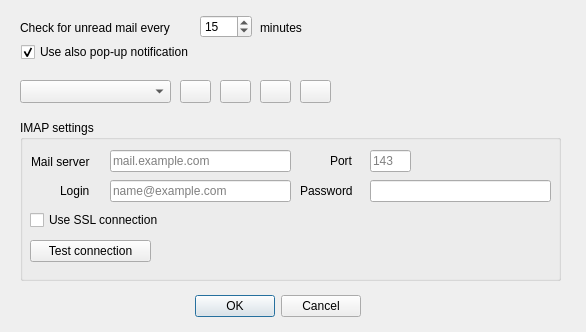
<?xml version="1.0" encoding="UTF-8"?>
<ui version="4.0">
 <class>Settings</class>
 <widget class="QDialog" name="Settings">
  <property name="geometry">
   <rect>
    <x>0</x>
    <y>0</y>
    <width>586</width>
    <height>332</height>
   </rect>
  </property>
  <property name="sizePolicy">
   <sizepolicy hsizetype="Fixed" vsizetype="Fixed">
    <horstretch>0</horstretch>
    <verstretch>0</verstretch>
   </sizepolicy>
  </property>
  <property name="windowTitle">
   <string>Mail Notifier - Settings</string>
  </property>
  <property name="windowIcon">
   <iconset resource="resources.qrc">
    <normaloff>:/icons/mailbox_empty.png</normaloff>:/icons/mailbox_empty.png</iconset>
  </property>
  <widget class="QDialogButtonBox" name="buttonBox">
   <property name="geometry">
    <rect>
     <x>20</x>
     <y>290</y>
     <width>341</width>
     <height>32</height>
    </rect>
   </property>
   <property name="orientation">
    <enum>Qt::Horizontal</enum>
   </property>
   <property name="standardButtons">
    <set>QDialogButtonBox::Cancel|QDialogButtonBox::Ok</set>
   </property>
  </widget>
  <widget class="QCheckBox" name="boolifNotify">
   <property name="geometry">
    <rect>
     <x>21</x>
     <y>42</y>
     <width>231</width>
     <height>20</height>
    </rect>
   </property>
   <property name="text">
    <string>Use also pop-up notification</string>
   </property>
   <property name="checked">
    <bool>true</bool>
   </property>
  </widget>
  <widget class="QGroupBox" name="groupBox">
   <property name="geometry">
    <rect>
     <x>20</x>
     <y>120</y>
     <width>541</width>
     <height>161</height>
    </rect>
   </property>
   <property name="sizePolicy">
    <sizepolicy hsizetype="Fixed" vsizetype="Preferred">
     <horstretch>0</horstretch>
     <verstretch>0</verstretch>
    </sizepolicy>
   </property>
   <property name="title">
    <string>IMAP settings</string>
   </property>
   <widget class="QLineEdit" name="txtboxMailServer">
    <property name="geometry">
     <rect>
      <x>90</x>
      <y>30</y>
      <width>181</width>
      <height>22</height>
     </rect>
    </property>
    <property name="sizePolicy">
     <sizepolicy hsizetype="Expanding" vsizetype="Fixed">
      <horstretch>0</horstretch>
      <verstretch>0</verstretch>
     </sizepolicy>
    </property>
    <property name="text">
     <string/>
    </property>
    <property name="placeholderText">
     <string>mail.example.com</string>
    </property>
   </widget>
   <widget class="QLabel" name="label_4">
    <property name="geometry">
     <rect>
      <x>310</x>
      <y>30</y>
      <width>31</width>
      <height>21</height>
     </rect>
    </property>
    <property name="text">
     <string>Port</string>
    </property>
   </widget>
   <widget class="QLabel" name="label_5">
    <property name="geometry">
     <rect>
      <x>40</x>
      <y>60</y>
      <width>41</width>
      <height>21</height>
     </rect>
    </property>
    <property name="text">
     <string>Login</string>
    </property>
   </widget>
   <widget class="QLabel" name="label_6">
    <property name="geometry">
     <rect>
      <x>280</x>
      <y>60</y>
      <width>61</width>
      <height>21</height>
     </rect>
    </property>
    <property name="text">
     <string>Password</string>
    </property>
   </widget>
   <widget class="QLineEdit" name="txtboxPassword">
    <property name="geometry">
     <rect>
      <x>350</x>
      <y>60</y>
      <width>181</width>
      <height>22</height>
     </rect>
    </property>
    <property name="text">
     <string/>
    </property>
    <property name="echoMode">
     <enum>QLineEdit::Password</enum>
    </property>
    <property name="placeholderText">
     <string/>
    </property>
   </widget>
   <widget class="QLineEdit" name="txtboxLogin">
    <property name="geometry">
     <rect>
      <x>90</x>
      <y>60</y>
      <width>181</width>
      <height>22</height>
     </rect>
    </property>
    <property name="text">
     <string/>
    </property>
    <property name="placeholderText">
     <string>name@example.com</string>
    </property>
   </widget>
   <widget class="QLabel" name="label_3">
    <property name="geometry">
     <rect>
      <x>11</x>
      <y>31</y>
      <width>71</width>
      <height>21</height>
     </rect>
    </property>
    <property name="text">
     <string>Mail server</string>
    </property>
   </widget>
   <widget class="QLineEdit" name="txtboxPort">
    <property name="geometry">
     <rect>
      <x>350</x>
      <y>30</y>
      <width>41</width>
      <height>22</height>
     </rect>
    </property>
    <property name="sizePolicy">
     <sizepolicy hsizetype="Fixed" vsizetype="Fixed">
      <horstretch>0</horstretch>
      <verstretch>0</verstretch>
     </sizepolicy>
    </property>
    <property name="text">
     <string/>
    </property>
    <property name="placeholderText">
     <string>143</string>
    </property>
   </widget>
   <widget class="QCheckBox" name="boolifSSL">
    <property name="geometry">
     <rect>
      <x>10</x>
      <y>90</y>
      <width>161</width>
      <height>20</height>
     </rect>
    </property>
    <property name="text">
     <string>Use SSL connection</string>
    </property>
   </widget>
   <widget class="QPushButton" name="btnTestConnection">
    <property name="enabled">
     <bool>true</bool>
    </property>
    <property name="geometry">
     <rect>
      <x>10</x>
      <y>120</y>
      <width>121</width>
      <height>22</height>
     </rect>
    </property>
    <property name="toolTip">
     <string/>
    </property>
    <property name="text">
     <string>Test connection</string>
    </property>
   </widget>
   <widget class="QLabel" name="lblTestOutput">
    <property name="geometry">
     <rect>
      <x>150</x>
      <y>120</y>
      <width>371</width>
      <height>21</height>
     </rect>
    </property>
    <property name="text">
     <string/>
    </property>
   </widget>
   <zorder>txtboxPort</zorder>
   <zorder>txtboxMailServer</zorder>
   <zorder>label_4</zorder>
   <zorder>label_3</zorder>
   <zorder>label_5</zorder>
   <zorder>label_6</zorder>
   <zorder>txtboxPassword</zorder>
   <zorder>txtboxLogin</zorder>
   <zorder>boolifSSL</zorder>
   <zorder>btnTestConnection</zorder>
   <zorder>lblTestOutput</zorder>
  </widget>
  <widget class="QLabel" name="label">
   <property name="geometry">
    <rect>
     <x>20</x>
     <y>20</y>
     <width>181</width>
     <height>16</height>
    </rect>
   </property>
   <property name="text">
    <string>Check for unread mail every</string>
   </property>
  </widget>
  <widget class="QSpinBox" name="checkFreq">
   <property name="geometry">
    <rect>
     <x>200</x>
     <y>15</y>
     <width>52</width>
     <height>23</height>
    </rect>
   </property>
   <property name="minimum">
    <number>1</number>
   </property>
   <property name="maximum">
    <number>120</number>
   </property>
   <property name="value">
    <number>15</number>
   </property>
  </widget>
  <widget class="QLabel" name="label_2">
   <property name="geometry">
    <rect>
     <x>260</x>
     <y>20</y>
     <width>61</width>
     <height>16</height>
    </rect>
   </property>
   <property name="text">
    <string>minutes</string>
   </property>
  </widget>
  <widget class="QComboBox" name="comboAccounts">
   <property name="geometry">
    <rect>
     <x>20</x>
     <y>80</y>
     <width>151</width>
     <height>23</height>
    </rect>
   </property>
   <property name="insertPolicy">
    <enum>QComboBox::InsertAtCurrent</enum>
   </property>
  </widget>
  <widget class="QPushButton" name="btnAddAccount">
   <property name="geometry">
    <rect>
     <x>180</x>
     <y>80</y>
     <width>31</width>
     <height>23</height>
    </rect>
   </property>
   <property name="toolTip">
    <string>Add account</string>
   </property>
   <property name="text">
    <string/>
   </property>
   <property name="icon">
    <iconset>
     <normalon>:/icons/add_account.png</normalon>
    </iconset>
   </property>
  </widget>
  <widget class="QPushButton" name="btnRenameAccount">
   <property name="geometry">
    <rect>
     <x>220</x>
     <y>80</y>
     <width>31</width>
     <height>23</height>
    </rect>
   </property>
   <property name="toolTip">
    <string>Rename account</string>
   </property>
   <property name="text">
    <string/>
   </property>
   <property name="icon">
    <iconset>
     <normalon>:/icons/rename_account.png</normalon>
    </iconset>
   </property>
  </widget>
  <widget class="QPushButton" name="btnRemoveAccount">
   <property name="geometry">
    <rect>
     <x>300</x>
     <y>80</y>
     <width>31</width>
     <height>23</height>
    </rect>
   </property>
   <property name="toolTip">
    <string>Remove account</string>
   </property>
   <property name="text">
    <string/>
   </property>
   <property name="icon">
    <iconset>
     <normalon>:/icons/remove_account.png</normalon>
    </iconset>
   </property>
  </widget>
  <widget class="QPushButton" name="btnSaveAccount">
   <property name="geometry">
    <rect>
     <x>260</x>
     <y>80</y>
     <width>31</width>
     <height>23</height>
    </rect>
   </property>
   <property name="toolTip">
    <string>Save account</string>
   </property>
   <property name="text">
    <string/>
   </property>
   <property name="icon">
    <iconset>
     <normalon>:/icons/save_account.png</normalon>
    </iconset>
   </property>
  </widget>
 </widget>
 <resources>
  <include location="resources.qrc"/>
 </resources>
 <connections>
  <connection>
   <sender>buttonBox</sender>
   <signal>accepted()</signal>
   <receiver>Settings</receiver>
   <slot>accept()</slot>
   <hints>
    <hint type="sourcelabel">
     <x>248</x>
     <y>254</y>
    </hint>
    <hint type="destinationlabel">
     <x>157</x>
     <y>274</y>
    </hint>
   </hints>
  </connection>
  <connection>
   <sender>buttonBox</sender>
   <signal>rejected()</signal>
   <receiver>Settings</receiver>
   <slot>reject()</slot>
   <hints>
    <hint type="sourcelabel">
     <x>316</x>
     <y>260</y>
    </hint>
    <hint type="destinationlabel">
     <x>286</x>
     <y>274</y>
    </hint>
   </hints>
  </connection>
 </connections>
</ui>
